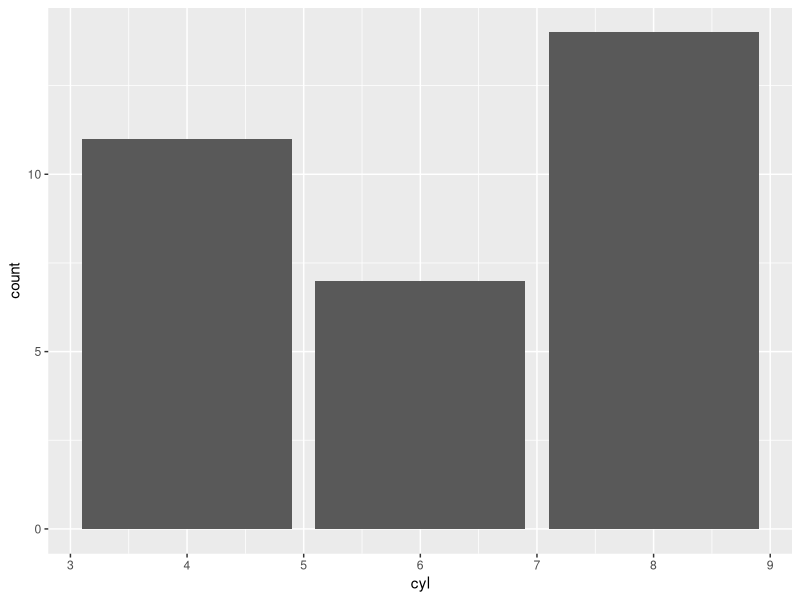
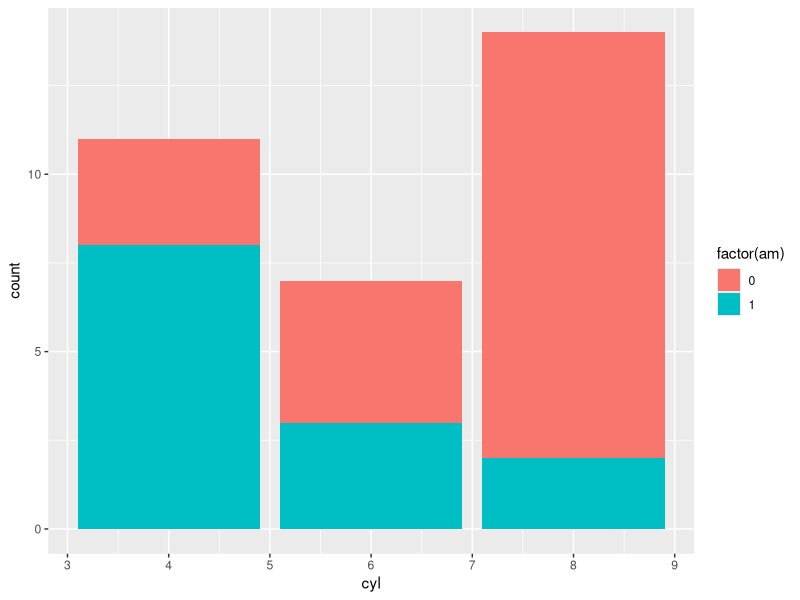
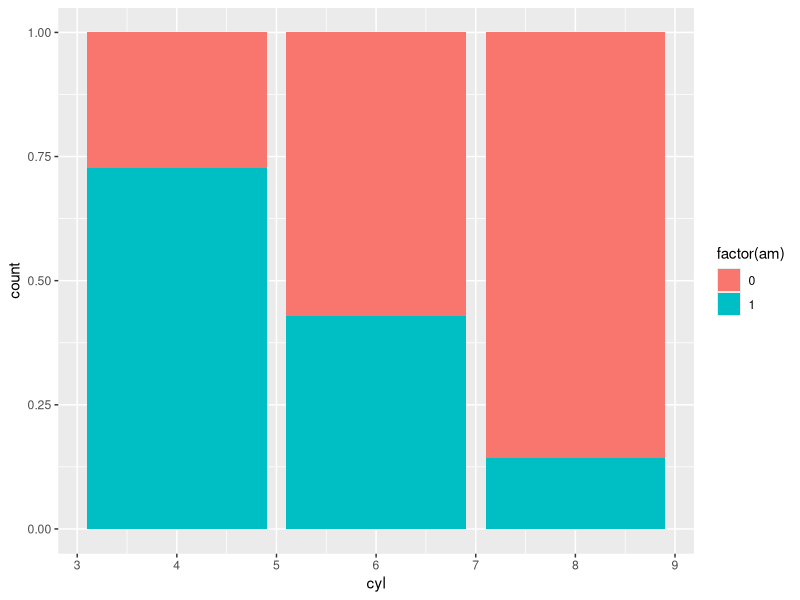
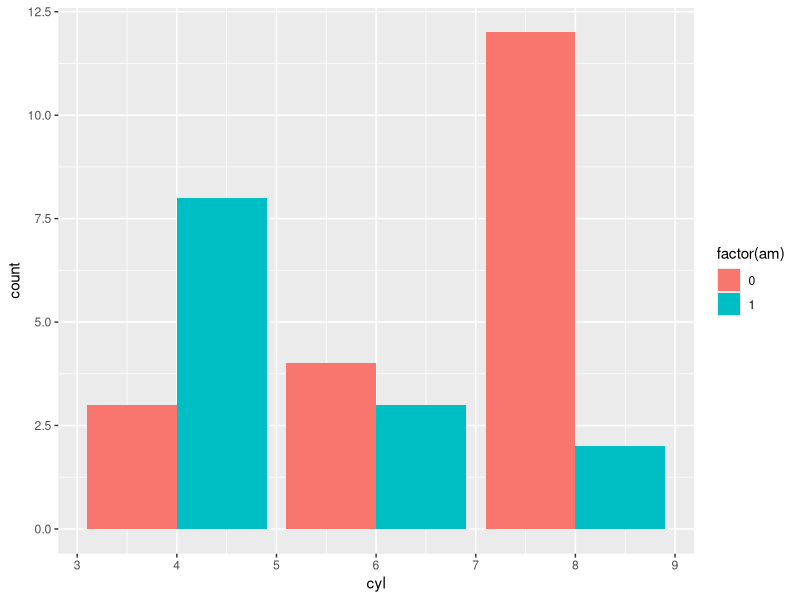
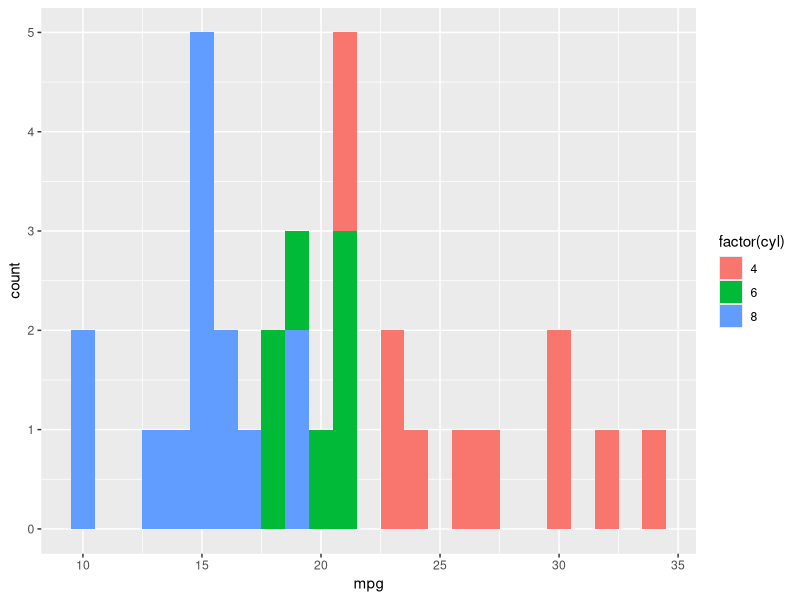
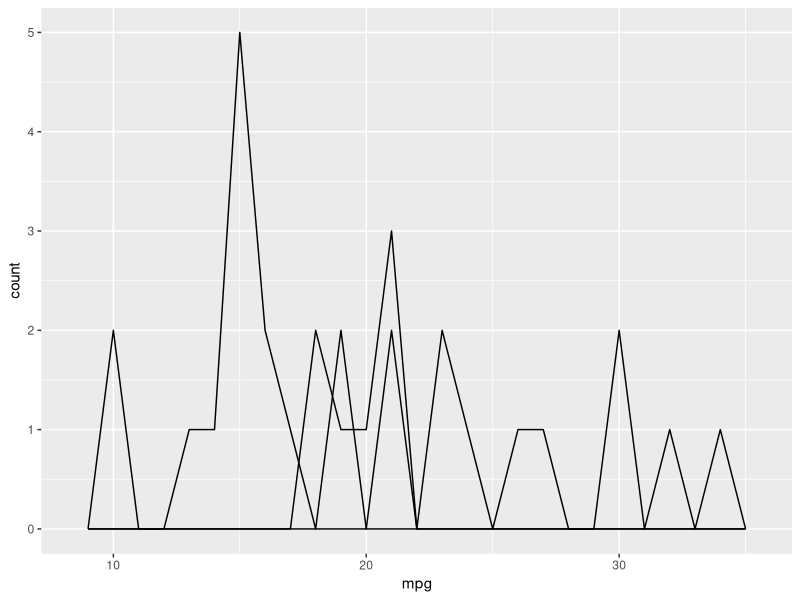
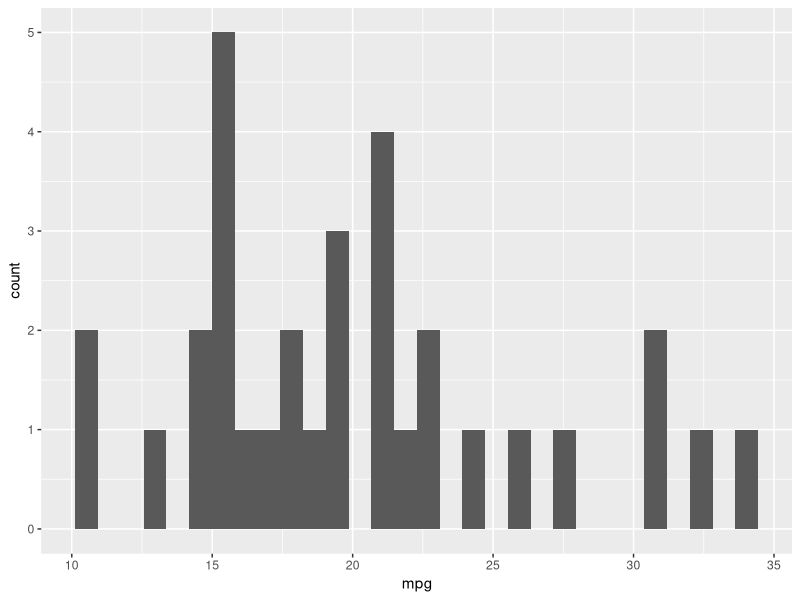
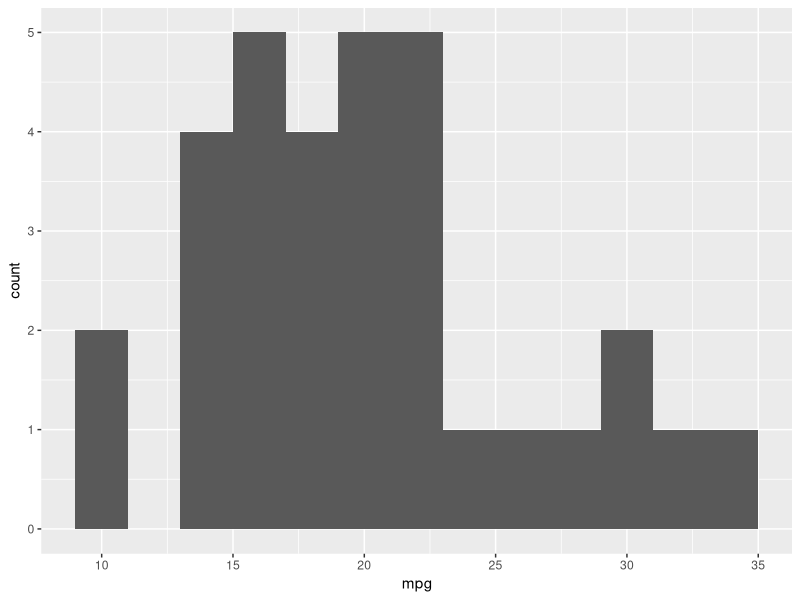

Reproduce these figures in R, in order.
## -------------ggplot - Histogram and More on Bar Charts---------------

# Let's learn some more bars. Histograms are also types of bars, we just make them using geom_histogram.

library(ggplot2)
ggplot(mtcars, aes(x=cyl, fill=am)) + geom_bar(position = "stack")

ggplot(mtcars, aes(x=cyl, fill=factor(am))) + geom_bar(position = "stack")

ggplot(mtcars, aes(x=cyl, fill=factor(am))) + geom_bar(position = "fill")

ggplot(mtcars, aes(x=cyl, fill=factor(am))) + geom_bar(position = "dodge")

# BARS: Bars are made using geom_bar, which you would have plotted in the previous assignment
# Bars take position arguments like stack, dodge, fill etc. which changes the appearance of bars drastically 
# We'll use the three most common position arguments: "stack", "fill" and "dodge"




# Draw a bar plot of cyl, filled according to am
# geom_bar has no argument, whcih makes it same as geom_bar(position = "stack")






# Change the position argument to stack. It will be exactly same as previous plot 





# Same mistake of forgetting factor again? Note that fill is not mapped to am; add factor around am






# Change the position argument to "fill" - It covers the entire length of y axis 







# Change the position argument to "dodge"
# Dodge makes the bars appear beside each other, instead "stacking" over one another
# This makes it easy to compare y values of both colors (am variable) 





##  -----------------Frequency Polygons---------------------------

# Frequency polygons are a variation of histograms which make the plot continuous
# Frequency Polygon also plots count on y axis (no of observations)
# Histograms use Bars, frequency polygons use Lines

ggplot(mtcars, aes(x=mpg, fill=factor(cyl))) + geom_histogram(binwidth = 1)

ggplot(mtcars, aes(x=mpg, fill=factor(cyl))) + geom_freqpoly(binwidth = 1)

# Make a basic histogram, add coloring defined by col = cyl and mpg on x-axis... 
# Oh wait, factor(cyl).





# Change position to identity, keep using binwidth = 1

ggplot(mtcars, aes(x=mpg)) + geom_histogram()

ggplot(mtcars, aes(x=mpg)) + geom_histogram(binwidth = 2)

myblue <- "blue"
ggplot(mtcars, aes(x=mpg)) + geom_histogram(binwidth = 1, fill = myblue)

ggplot(mtcars, aes(x = mpg)) + geom_histogram(binwidth = 1, fill = "red")

# Make a frequency polygon using freqpoly: Change geom to freqpoly (position is identity by default) 








